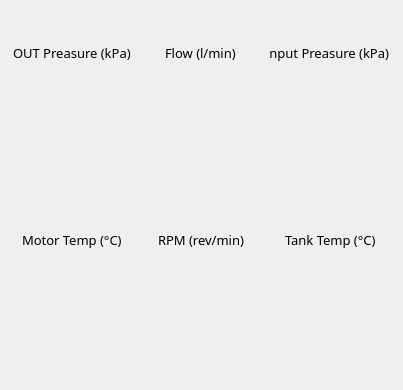
  <widget class="QWidget" name="centralwidget">
   <property name="font">
    <font>
     <family>Rubik</family>
     <pointsize>10</pointsize>
    </font>
   </property>
   <property name="acceptDrops">
    <bool>true</bool>
   </property>
   <property name="autoFillBackground">
    <bool>false</bool>
   </property>
   <layout class="QVBoxLayout" name="verticalLayout_3">
    <item>
     <layout class="QGridLayout" name="gridLayout_2">
      <item row="0" column="2">
       <layout class="QVBoxLayout" name="ingauge_layout">
        <property name="spacing">
         <number>2</number>
        </property>
        <item>
         <layout class="QHBoxLayout" name="horizontalLayout_14">
          <item>
           <widget class="QLabel" name="in_gauge_label">
            <property name="sizePolicy">
             <sizepolicy hsizetype="Fixed" vsizetype="Fixed">
              <horstretch>0</horstretch>
              <verstretch>0</verstretch>
             </sizepolicy>
            </property>
            <property name="minimumSize">
             <size>
              <width>0</width>
              <height>30</height>
             </size>
            </property>
            <property name="font">
             <font>
              <family>Rubik</family>
              <pointsize>11</pointsize>
             </font>
            </property>
            <property name="text">
             <string/>
            </property>
           </widget>
          </item>
         </layout>
        </item>
        <item>
         <layout class="QHBoxLayout" name="horizontalLayout_26">
          <item>
           <widget class="QLineEdit" name="lineEdit_4">
            <property name="sizePolicy">
             <sizepolicy hsizetype="Minimum" vsizetype="Fixed">
              <horstretch>0</horstretch>
              <verstretch>0</verstretch>
             </sizepolicy>
            </property>
            <property name="font">
             <font>
              <family>Rubik</family>
              <pointsize>10</pointsize>
             </font>
            </property>
            <property name="styleSheet">
             <string notr="true">	background: transparent;</string>
            </property>
            <property name="text">
             <string>Input Preasure (kPa)</string>
            </property>
            <property name="frame">
             <bool>false</bool>
            </property>
            <property name="alignment">
             <set>Qt::AlignCenter</set>
            </property>
           </widget>
          </item>
         </layout>
        </item>
        <item>
         <layout class="QHBoxLayout" name="horizontalLayout_6">
          <item>
           <widget class="QPushButton" name="in_gauge_button">
            <property name="sizePolicy">
             <sizepolicy hsizetype="Fixed" vsizetype="Fixed">
              <horstretch>0</horstretch>
              <verstretch>0</verstretch>
             </sizepolicy>
            </property>
            <property name="minimumSize">
             <size>
              <width>45</width>
              <height>45</height>
             </size>
            </property>
            <property name="maximumSize">
             <size>
              <width>45</width>
              <height>45</height>
             </size>
            </property>
            <property name="text">
             <string/>
            </property>
            <property name="icon">
             <iconset resource="Resources/files.qrc">
              <normaloff>:/item_icons/item_svg/in_gauge.svg</normaloff>
              <normalon>:/item_icons/item_svg/in_gauge_active.svg</normalon>:/item_icons/item_svg/in_gauge.svg</iconset>
            </property>
            <property name="iconSize">
             <size>
              <width>35</width>
              <height>35</height>
             </size>
            </property>
            <property name="checkable">
             <bool>false</bool>
            </property>
            <property name="checked">
             <bool>false</bool>
            </property>
            <property name="autoDefault">
             <bool>true</bool>
            </property>
            <property name="flat">
             <bool>true</bool>
            </property>
           </widget>
          </item>
         </layout>
        </item>
        <item>
         <widget class="QCustomPlot" name="in_gauge_plot" native="true">
          <property name="sizePolicy">
           <sizepolicy hsizetype="Preferred" vsizetype="Expanding">
            <horstretch>0</horstretch>
            <verstretch>0</verstretch>
           </sizepolicy>
          </property>
          <property name="minimumSize">
           <size>
            <width>0</width>
            <height>80</height>
           </size>
          </property>
         </widget>
        </item>
       </layout>
      </item>
      <item row="1" column="0">
       <layout class="QVBoxLayout" name="motor_temp_Layout">
        <property name="spacing">
         <number>2</number>
        </property>
        <item>
         <layout class="QHBoxLayout" name="horizontalLayout_8">
          <item>
           <widget class="QLabel" name="motor_temp_label">
            <property name="sizePolicy">
             <sizepolicy hsizetype="Fixed" vsizetype="Fixed">
              <horstretch>0</horstretch>
              <verstretch>0</verstretch>
             </sizepolicy>
            </property>
            <property name="minimumSize">
             <size>
              <width>0</width>
              <height>30</height>
             </size>
            </property>
            <property name="font">
             <font>
              <family>Rubik</family>
              <pointsize>11</pointsize>
             </font>
            </property>
            <property name="text">
             <string/>
            </property>
           </widget>
          </item>
         </layout>
        </item>
        <item>
         <layout class="QHBoxLayout" name="horizontalLayout_27">
          <item>
           <widget class="QLineEdit" name="lineEdit_5">
            <property name="sizePolicy">
             <sizepolicy hsizetype="Minimum" vsizetype="Fixed">
              <horstretch>0</horstretch>
              <verstretch>0</verstretch>
             </sizepolicy>
            </property>
            <property name="font">
             <font>
              <family>Rubik</family>
              <pointsize>10</pointsize>
             </font>
            </property>
            <property name="styleSheet">
             <string notr="true">	background: transparent;</string>
            </property>
            <property name="text">
             <string>Motor Temp (°C)</string>
            </property>
            <property name="frame">
             <bool>false</bool>
            </property>
            <property name="alignment">
             <set>Qt::AlignCenter</set>
            </property>
           </widget>
          </item>
         </layout>
        </item>
        <item>
         <layout class="QHBoxLayout" name="horizontalLayout_9">
          <item>
           <widget class="QPushButton" name="Motor_Temp_Button">
            <property name="sizePolicy">
             <sizepolicy hsizetype="Fixed" vsizetype="Fixed">
              <horstretch>0</horstretch>
              <verstretch>0</verstretch>
             </sizepolicy>
            </property>
            <property name="minimumSize">
             <size>
              <width>45</width>
              <height>45</height>
             </size>
            </property>
            <property name="maximumSize">
             <size>
              <width>45</width>
              <height>45</height>
             </size>
            </property>
            <property name="text">
             <string/>
            </property>
            <property name="icon">
             <iconset resource="Resources/files.qrc">
              <normaloff>:/item_icons/item_svg/motor_temp.svg</normaloff>
              <normalon>:/item_icons/item_svg/motor_temp_active.svg</normalon>:/item_icons/item_svg/motor_temp.svg</iconset>
            </property>
            <property name="iconSize">
             <size>
              <width>35</width>
              <height>35</height>
             </size>
            </property>
            <property name="checkable">
             <bool>false</bool>
            </property>
            <property name="checked">
             <bool>false</bool>
            </property>
            <property name="autoDefault">
             <bool>true</bool>
            </property>
            <property name="flat">
             <bool>true</bool>
            </property>
           </widget>
          </item>
         </layout>
        </item>
        <item>
         <widget class="QCustomPlot" name="motor_temp_plot" native="true">
          <property name="sizePolicy">
           <sizepolicy hsizetype="Preferred" vsizetype="Expanding">
            <horstretch>0</horstretch>
            <verstretch>0</verstretch>
           </sizepolicy>
          </property>
          <property name="minimumSize">
           <size>
            <width>0</width>
            <height>80</height>
           </size>
          </property>
         </widget>
        </item>
       </layout>
      </item>
      <item row="0" column="1">
       <layout class="QVBoxLayout" name="flow_layout">
        <property name="spacing">
         <number>2</number>
        </property>
        <item>
         <layout class="QHBoxLayout" name="horizontalLayout_15">
          <item>
           <widget class="QLabel" name="flow_label">
            <property name="sizePolicy">
             <sizepolicy hsizetype="Fixed" vsizetype="Preferred">
              <horstretch>0</horstretch>
              <verstretch>0</verstretch>
             </sizepolicy>
            </property>
            <property name="minimumSize">
             <size>
              <width>0</width>
              <height>30</height>
             </size>
            </property>
            <property name="font">
             <font>
              <family>Rubik</family>
              <pointsize>11</pointsize>
             </font>
            </property>
            <property name="text">
             <string/>
            </property>
           </widget>
          </item>
         </layout>
        </item>
        <item>
         <layout class="QHBoxLayout" name="horizontalLayout_25">
          <item>
           <widget class="QLineEdit" name="lineEdit_3">
            <property name="sizePolicy">
             <sizepolicy hsizetype="Minimum" vsizetype="Fixed">
              <horstretch>0</horstretch>
              <verstretch>0</verstretch>
             </sizepolicy>
            </property>
            <property name="font">
             <font>
              <family>Rubik</family>
              <pointsize>10</pointsize>
             </font>
            </property>
            <property name="styleSheet">
             <string notr="true">	background: transparent;</string>
            </property>
            <property name="text">
             <string>Flow (l/min)</string>
            </property>
            <property name="frame">
             <bool>false</bool>
            </property>
            <property name="alignment">
             <set>Qt::AlignCenter</set>
            </property>
           </widget>
          </item>
         </layout>
        </item>
        <item>
         <layout class="QHBoxLayout" name="horizontalLayout_5">
          <item>
           <widget class="QPushButton" name="flow_button">
            <property name="sizePolicy">
             <sizepolicy hsizetype="Fixed" vsizetype="Fixed">
              <horstretch>0</horstretch>
              <verstretch>0</verstretch>
             </sizepolicy>
            </property>
            <property name="minimumSize">
             <size>
              <width>45</width>
              <height>45</height>
             </size>
            </property>
            <property name="maximumSize">
             <size>
              <width>45</width>
              <height>45</height>
             </size>
            </property>
            <property name="text">
             <string/>
            </property>
            <property name="icon">
             <iconset resource="Resources/files.qrc">
              <normaloff>:/item_icons/item_svg/flow.svg</normaloff>
              <normalon>:/item_icons/item_svg/flow_active.svg</normalon>:/item_icons/item_svg/flow.svg</iconset>
            </property>
            <property name="iconSize">
             <size>
              <width>35</width>
              <height>35</height>
             </size>
            </property>
            <property name="checkable">
             <bool>false</bool>
            </property>
            <property name="checked">
             <bool>false</bool>
            </property>
            <property name="autoDefault">
             <bool>true</bool>
            </property>
            <property name="flat">
             <bool>true</bool>
            </property>
           </widget>
          </item>
         </layout>
        </item>
        <item>
         <widget class="QCustomPlot" name="flow_plot" native="true">
          <property name="sizePolicy">
           <sizepolicy hsizetype="Preferred" vsizetype="Expanding">
            <horstretch>0</horstretch>
            <verstretch>0</verstretch>
           </sizepolicy>
          </property>
          <property name="minimumSize">
           <size>
            <width>0</width>
            <height>80</height>
           </size>
          </property>
         </widget>
        </item>
       </layout>
      </item>
      <item row="0" column="0">
       <layout class="QVBoxLayout" name="outgauge_layout">
        <property name="spacing">
         <number>2</number>
        </property>
        <item>
         <layout class="QHBoxLayout" name="horizontalLayout_16">
          <item>
           <widget class="QLabel" name="out_gauge_label">
            <property name="sizePolicy">
             <sizepolicy hsizetype="Fixed" vsizetype="Fixed">
              <horstretch>0</horstretch>
              <verstretch>0</verstretch>
             </sizepolicy>
            </property>
            <property name="minimumSize">
             <size>
              <width>0</width>
              <height>30</height>
             </size>
            </property>
            <property name="font">
             <font>
              <family>Rubik</family>
              <pointsize>11</pointsize>
             </font>
            </property>
            <property name="text">
             <string/>
            </property>
           </widget>
          </item>
         </layout>
        </item>
        <item>
         <layout class="QHBoxLayout" name="horizontalLayout_19">
          <item>
           <widget class="QLineEdit" name="lineEdit_2">
            <property name="sizePolicy">
             <sizepolicy hsizetype="Minimum" vsizetype="Fixed">
              <horstretch>0</horstretch>
              <verstretch>0</verstretch>
             </sizepolicy>
            </property>
            <property name="font">
             <font>
              <family>Rubik</family>
              <pointsize>10</pointsize>
             </font>
            </property>
            <property name="styleSheet">
             <string notr="true">	background: transparent;</string>
            </property>
            <property name="text">
             <string>OUT Preasure (kPa)</string>
            </property>
            <property name="frame">
             <bool>false</bool>
            </property>
            <property name="alignment">
             <set>Qt::AlignCenter</set>
            </property>
           </widget>
          </item>
         </layout>
        </item>
        <item>
         <layout class="QHBoxLayout" name="horizontalLayout_4">
          <item>
           <widget class="QPushButton" name="out_gauge_button">
            <property name="sizePolicy">
             <sizepolicy hsizetype="Fixed" vsizetype="Fixed">
              <horstretch>0</horstretch>
              <verstretch>0</verstretch>
             </sizepolicy>
            </property>
            <property name="minimumSize">
             <size>
              <width>45</width>
              <height>45</height>
             </size>
            </property>
            <property name="maximumSize">
             <size>
              <width>45</width>
              <height>45</height>
             </size>
            </property>
            <property name="text">
             <string/>
            </property>
            <property name="icon">
             <iconset resource="Resources/files.qrc">
              <normaloff>:/item_icons/item_svg/out_gauge.svg</normaloff>
              <normalon>:/item_icons/item_svg/out_gauge_active.svg</normalon>:/item_icons/item_svg/out_gauge.svg</iconset>
            </property>
            <property name="iconSize">
             <size>
              <width>35</width>
              <height>35</height>
             </size>
            </property>
            <property name="checkable">
             <bool>false</bool>
            </property>
            <property name="checked">
             <bool>false</bool>
            </property>
            <property name="autoDefault">
             <bool>true</bool>
            </property>
            <property name="flat">
             <bool>true</bool>
            </property>
           </widget>
          </item>
         </layout>
        </item>
        <item>
         <widget class="QCustomPlot" name="out_gauge_plot" native="true">
          <property name="sizePolicy">
           <sizepolicy hsizetype="Preferred" vsizetype="Expanding">
            <horstretch>0</horstretch>
            <verstretch>0</verstretch>
           </sizepolicy>
          </property>
          <property name="minimumSize">
           <size>
            <width>0</width>
            <height>80</height>
           </size>
          </property>
         </widget>
        </item>
       </layout>
      </item>
      <item row="1" column="2">
       <layout class="QVBoxLayout" name="tank_temp_Layout">
        <property name="spacing">
         <number>2</number>
        </property>
        <item>
         <layout class="QHBoxLayout" name="horizontalLayout_13">
          <item>
           <widget class="QLabel" name="tank_temp_label">
            <property name="sizePolicy">
             <sizepolicy hsizetype="Fixed" vsizetype="Fixed">
              <horstretch>0</horstretch>
              <verstretch>0</verstretch>
             </sizepolicy>
            </property>
            <property name="minimumSize">
             <size>
              <width>0</width>
              <height>30</height>
             </size>
            </property>
            <property name="font">
             <font>
              <family>Rubik</family>
              <pointsize>11</pointsize>
             </font>
            </property>
            <property name="text">
             <string/>
            </property>
           </widget>
          </item>
         </layout>
        </item>
        <item>
         <layout class="QHBoxLayout" name="horizontalLayout_28">
          <item>
           <widget class="QLineEdit" name="lineEdit_6">
            <property name="sizePolicy">
             <sizepolicy hsizetype="Minimum" vsizetype="Fixed">
              <horstretch>0</horstretch>
              <verstretch>0</verstretch>
             </sizepolicy>
            </property>
            <property name="font">
             <font>
              <family>Rubik</family>
              <pointsize>10</pointsize>
             </font>
            </property>
            <property name="styleSheet">
             <string notr="true">	background: transparent;</string>
            </property>
            <property name="text">
             <string>Tank Temp (°C)</string>
            </property>
            <property name="frame">
             <bool>false</bool>
            </property>
            <property name="alignment">
             <set>Qt::AlignCenter</set>
            </property>
           </widget>
          </item>
         </layout>
        </item>
        <item>
         <layout class="QHBoxLayout" name="horizontalLayout_10">
          <item>
           <widget class="QPushButton" name="tank_temp_button">
            <property name="sizePolicy">
             <sizepolicy hsizetype="Fixed" vsizetype="Fixed">
              <horstretch>0</horstretch>
              <verstretch>0</verstretch>
             </sizepolicy>
            </property>
            <property name="minimumSize">
             <size>
              <width>45</width>
              <height>45</height>
             </size>
            </property>
            <property name="maximumSize">
             <size>
              <width>45</width>
              <height>45</height>
             </size>
            </property>
            <property name="text">
             <string/>
            </property>
            <property name="icon">
             <iconset resource="Resources/files.qrc">
              <normaloff>:/item_icons/item_svg/tank_temp.svg</normaloff>
              <normalon>:/item_icons/item_svg/tank_temp_active.svg</normalon>:/item_icons/item_svg/tank_temp.svg</iconset>
            </property>
            <property name="iconSize">
             <size>
              <width>35</width>
              <height>35</height>
             </size>
            </property>
            <property name="checkable">
             <bool>false</bool>
            </property>
            <property name="checked">
             <bool>false</bool>
            </property>
            <property name="autoDefault">
             <bool>true</bool>
            </property>
            <property name="flat">
             <bool>true</bool>
            </property>
           </widget>
          </item>
         </layout>
        </item>
        <item>
         <widget class="QCustomPlot" name="tank_temp_plot" native="true">
          <property name="sizePolicy">
           <sizepolicy hsizetype="Preferred" vsizetype="Expanding">
            <horstretch>0</horstretch>
            <verstretch>0</verstretch>
           </sizepolicy>
          </property>
          <property name="minimumSize">
           <size>
            <width>0</width>
            <height>80</height>
           </size>
          </property>
         </widget>
        </item>
       </layout>
      </item>
      <item row="1" column="1">
       <layout class="QVBoxLayout" name="rpm_layout">
        <property name="spacing">
         <number>2</number>
        </property>
        <item>
         <layout class="QHBoxLayout" name="horizontalLayout_17">
          <item>
           <widget class="QLabel" name="rpm_label">
            <property name="sizePolicy">
             <sizepolicy hsizetype="Fixed" vsizetype="Preferred">
              <horstretch>0</horstretch>
              <verstretch>0</verstretch>
             </sizepolicy>
            </property>
            <property name="minimumSize">
             <size>
              <width>0</width>
              <height>30</height>
             </size>
            </property>
            <property name="font">
             <font>
              <family>Rubik</family>
              <pointsize>11</pointsize>
             </font>
            </property>
            <property name="text">
             <string/>
            </property>
           </widget>
          </item>
         </layout>
        </item>
        <item>
         <layout class="QVBoxLayout" name="verticalLayout_4">
          <property name="spacing">
           <number>0</number>
          </property>
          <item>
           <widget class="QLineEdit" name="lineEdit">
            <property name="sizePolicy">
             <sizepolicy hsizetype="Minimum" vsizetype="Fixed">
              <horstretch>0</horstretch>
              <verstretch>0</verstretch>
             </sizepolicy>
            </property>
            <property name="font">
             <font>
              <family>Rubik</family>
              <pointsize>10</pointsize>
             </font>
            </property>
            <property name="styleSheet">
             <string notr="true">	background: transparent;</string>
            </property>
            <property name="text">
             <string>RPM (rev/min)</string>
            </property>
            <property name="frame">
             <bool>false</bool>
            </property>
            <property name="alignment">
             <set>Qt::AlignCenter</set>
            </property>
           </widget>
          </item>
          <item>
           <layout class="QHBoxLayout" name="horizontalLayout_3">
            <property name="spacing">
             <number>0</number>
            </property>
            <item>
             <widget class="QPushButton" name="rpm_button">
              <property name="sizePolicy">
               <sizepolicy hsizetype="Fixed" vsizetype="Fixed">
                <horstretch>0</horstretch>
                <verstretch>0</verstretch>
               </sizepolicy>
              </property>
              <property name="minimumSize">
               <size>
                <width>45</width>
                <height>45</height>
               </size>
              </property>
              <property name="maximumSize">
               <size>
                <width>45</width>
                <height>45</height>
               </size>
              </property>
              <property name="text">
               <string/>
              </property>
              <property name="icon">
               <iconset resource="Resources/files.qrc">
                <normaloff>:/item_icons/item_svg/rpm.svg</normaloff>
                <normalon>:/item_icons/item_svg/rpm_active.svg</normalon>:/item_icons/item_svg/rpm.svg</iconset>
              </property>
              <property name="iconSize">
               <size>
                <width>35</width>
                <height>35</height>
               </size>
              </property>
              <property name="checkable">
               <bool>false</bool>
              </property>
              <property name="checked">
               <bool>false</bool>
              </property>
              <property name="autoDefault">
               <bool>true</bool>
              </property>
              <property name="flat">
               <bool>true</bool>
              </property>
             </widget>
            </item>
           </layout>
          </item>
         </layout>
        </item>
        <item>
         <widget class="QCustomPlot" name="rpm_plot" native="true">
          <property name="sizePolicy">
           <sizepolicy hsizetype="Preferred" vsizetype="Expanding">
            <horstretch>0</horstretch>
            <verstretch>0</verstretch>
           </sizepolicy>
          </property>
          <property name="minimumSize">
           <size>
            <width>0</width>
            <height>80</height>
           </size>
          </property>
         </widget>
        </item>
       </layout>
      </item>
     </layout>
    </item>
   </layout>
  </widget>
